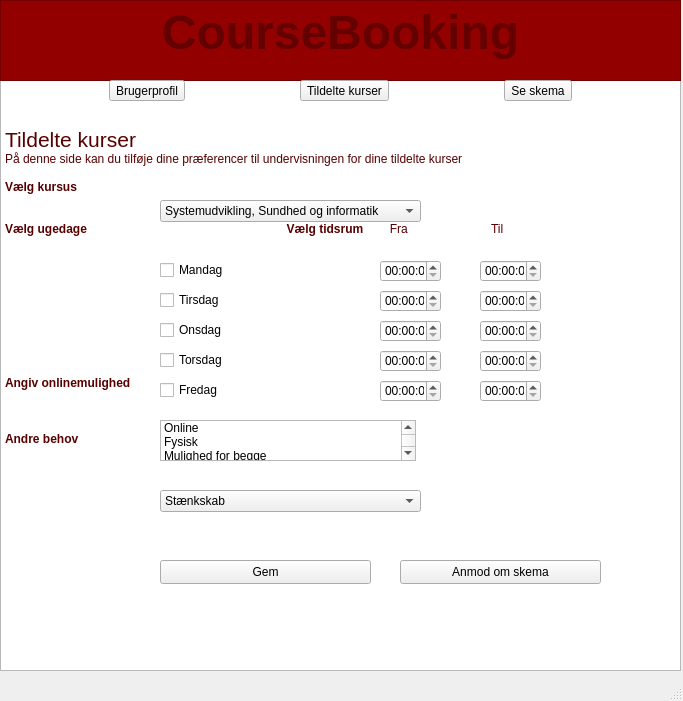
<?xml version="1.0" encoding="UTF-8"?>
<ui version="4.0">
 <class>MainWindow</class>
 <widget class="QMainWindow" name="MainWindow">
  <property name="geometry">
   <rect>
    <x>0</x>
    <y>0</y>
    <width>683</width>
    <height>701</height>
   </rect>
  </property>
  <property name="cursor">
   <cursorShape>BusyCursor</cursorShape>
  </property>
  <property name="windowTitle">
   <string>MainWindow</string>
  </property>
  <widget class="QWidget" name="centralwidget">
   <widget class="QTimeEdit" name="timeEdit">
    <property name="geometry">
     <rect>
      <x>380</x>
      <y>260</y>
      <width>61</width>
      <height>22</height>
     </rect>
    </property>
   </widget>
   <widget class="QComboBox" name="comboBox">
    <property name="geometry">
     <rect>
      <x>160</x>
      <y>490</y>
      <width>261</width>
      <height>22</height>
     </rect>
    </property>
    <property name="cursor">
     <cursorShape>ArrowCursor</cursorShape>
    </property>
    <property name="mouseTracking">
     <bool>false</bool>
    </property>
    <property name="Mandag" stdset="0">
     <string/>
    </property>
    <property name="hey" stdset="0">
     <stringlist/>
    </property>
    <item>
     <property name="text">
      <string>Stænkskab</string>
     </property>
    </item>
   </widget>
   <widget class="QTextEdit" name="textEdit">
    <property name="geometry">
     <rect>
      <x>0</x>
      <y>0</y>
      <width>681</width>
      <height>81</height>
     </rect>
    </property>
    <property name="styleSheet">
     <string notr="true">background-color: rgb(255, 85, 255);
background-color: rgb(147, 0, 0);</string>
    </property>
    <property name="frameShadow">
     <enum>QFrame::Plain</enum>
    </property>
    <property name="midLineWidth">
     <number>5</number>
    </property>
    <property name="html">
     <string>&lt;!DOCTYPE HTML PUBLIC &quot;-//W3C//DTD HTML 4.0//EN&quot; &quot;http://www.w3.org/TR/REC-html40/strict.dtd&quot;&gt;
&lt;html&gt;&lt;head&gt;&lt;meta name=&quot;qrichtext&quot; content=&quot;1&quot; /&gt;&lt;meta charset=&quot;utf-8&quot; /&gt;&lt;style type=&quot;text/css&quot;&gt;
p, li { white-space: pre-wrap; }
&lt;/style&gt;&lt;/head&gt;&lt;body style=&quot; font-family:'Segoe UI'; font-size:9pt; font-weight:400; font-style:normal;&quot;&gt;
&lt;p align=&quot;center&quot; style=&quot; margin-top:0px; margin-bottom:0px; margin-left:0px; margin-right:0px; -qt-block-indent:0; text-indent:0px;&quot;&gt;&lt;span style=&quot; font-size:36pt; font-weight:700; color:#640000;&quot;&gt;CourseBooking&lt;/span&gt;&lt;/p&gt;&lt;/body&gt;&lt;/html&gt;</string>
    </property>
   </widget>
   <widget class="QTextEdit" name="textEdit_2">
    <property name="geometry">
     <rect>
      <x>0</x>
      <y>80</y>
      <width>681</width>
      <height>591</height>
     </rect>
    </property>
    <property name="html">
     <string>&lt;!DOCTYPE HTML PUBLIC &quot;-//W3C//DTD HTML 4.0//EN&quot; &quot;http://www.w3.org/TR/REC-html40/strict.dtd&quot;&gt;
&lt;html&gt;&lt;head&gt;&lt;meta name=&quot;qrichtext&quot; content=&quot;1&quot; /&gt;&lt;meta charset=&quot;utf-8&quot; /&gt;&lt;style type=&quot;text/css&quot;&gt;
p, li { white-space: pre-wrap; }
&lt;/style&gt;&lt;/head&gt;&lt;body style=&quot; font-family:'Segoe UI'; font-size:9pt; font-weight:400; font-style:normal;&quot;&gt;
&lt;p style=&quot;-qt-paragraph-type:empty; margin-top:0px; margin-bottom:0px; margin-left:0px; margin-right:0px; -qt-block-indent:0; text-indent:0px;&quot;&gt;&lt;br /&gt;&lt;/p&gt;
&lt;p style=&quot;-qt-paragraph-type:empty; margin-top:0px; margin-bottom:0px; margin-left:0px; margin-right:0px; -qt-block-indent:0; text-indent:0px; color:#560000;&quot;&gt;&lt;br /&gt;&lt;/p&gt;
&lt;p style=&quot;-qt-paragraph-type:empty; margin-top:0px; margin-bottom:0px; margin-left:0px; margin-right:0px; -qt-block-indent:0; text-indent:0px; color:#560000;&quot;&gt;&lt;br /&gt;&lt;/p&gt;
&lt;p style=&quot; margin-top:0px; margin-bottom:0px; margin-left:0px; margin-right:0px; -qt-block-indent:0; text-indent:0px;&quot;&gt;&lt;span style=&quot; font-size:16pt; color:#560000;&quot;&gt;Tildelte kurser&lt;/span&gt;&lt;/p&gt;
&lt;p style=&quot; margin-top:0px; margin-bottom:0px; margin-left:0px; margin-right:0px; -qt-block-indent:0; text-indent:0px;&quot;&gt;&lt;span style=&quot; color:#560000;&quot;&gt;På denne side kan du tilføje dine præferencer til undervisningen for dine tildelte kurser&lt;/span&gt;&lt;/p&gt;
&lt;p style=&quot;-qt-paragraph-type:empty; margin-top:0px; margin-bottom:0px; margin-left:0px; margin-right:0px; -qt-block-indent:0; text-indent:0px; color:#560000;&quot;&gt;&lt;br /&gt;&lt;/p&gt;
&lt;p style=&quot; margin-top:0px; margin-bottom:0px; margin-left:0px; margin-right:0px; -qt-block-indent:0; text-indent:0px;&quot;&gt;&lt;span style=&quot; font-weight:700; color:#560000;&quot;&gt;Vælg kursus&lt;/span&gt;&lt;/p&gt;
&lt;p style=&quot;-qt-paragraph-type:empty; margin-top:0px; margin-bottom:0px; margin-left:0px; margin-right:0px; -qt-block-indent:0; text-indent:0px; color:#560000;&quot;&gt;&lt;br /&gt;&lt;/p&gt;
&lt;p style=&quot;-qt-paragraph-type:empty; margin-top:0px; margin-bottom:0px; margin-left:0px; margin-right:0px; -qt-block-indent:0; text-indent:0px; color:#560000;&quot;&gt;&lt;br /&gt;&lt;/p&gt;
&lt;p style=&quot; margin-top:0px; margin-bottom:0px; margin-left:0px; margin-right:0px; -qt-block-indent:0; text-indent:0px;&quot;&gt;&lt;span style=&quot; font-weight:700; color:#560000;&quot;&gt;Vælg ugedage                                                            Vælg tidsrum        &lt;/span&gt;&lt;span style=&quot; color:#560000;&quot;&gt;Fra&lt;/span&gt;&lt;span style=&quot; font-weight:700; color:#560000;&quot;&gt;                         &lt;/span&gt;&lt;span style=&quot; color:#560000;&quot;&gt;Til&lt;/span&gt;&lt;/p&gt;
&lt;p style=&quot;-qt-paragraph-type:empty; margin-top:0px; margin-bottom:0px; margin-left:0px; margin-right:0px; -qt-block-indent:0; text-indent:0px; color:#560000;&quot;&gt;&lt;br /&gt;&lt;/p&gt;
&lt;p style=&quot;-qt-paragraph-type:empty; margin-top:0px; margin-bottom:0px; margin-left:0px; margin-right:0px; -qt-block-indent:0; text-indent:0px;&quot;&gt;&lt;br /&gt;&lt;/p&gt;
&lt;p style=&quot;-qt-paragraph-type:empty; margin-top:0px; margin-bottom:0px; margin-left:0px; margin-right:0px; -qt-block-indent:0; text-indent:0px; color:#560000;&quot;&gt;&lt;br /&gt;&lt;/p&gt;
&lt;p style=&quot;-qt-paragraph-type:empty; margin-top:0px; margin-bottom:0px; margin-left:0px; margin-right:0px; -qt-block-indent:0; text-indent:0px; color:#560000;&quot;&gt;&lt;br /&gt;&lt;/p&gt;
&lt;p style=&quot;-qt-paragraph-type:empty; margin-top:0px; margin-bottom:0px; margin-left:0px; margin-right:0px; -qt-block-indent:0; text-indent:0px; color:#560000;&quot;&gt;&lt;br /&gt;&lt;/p&gt;
&lt;p style=&quot;-qt-paragraph-type:empty; margin-top:0px; margin-bottom:0px; margin-left:0px; margin-right:0px; -qt-block-indent:0; text-indent:0px; color:#560000;&quot;&gt;&lt;br /&gt;&lt;/p&gt;
&lt;p style=&quot;-qt-paragraph-type:empty; margin-top:0px; margin-bottom:0px; margin-left:0px; margin-right:0px; -qt-block-indent:0; text-indent:0px; color:#560000;&quot;&gt;&lt;br /&gt;&lt;/p&gt;
&lt;p style=&quot;-qt-paragraph-type:empty; margin-top:0px; margin-bottom:0px; margin-left:0px; margin-right:0px; -qt-block-indent:0; text-indent:0px; color:#560000;&quot;&gt;&lt;br /&gt;&lt;/p&gt;
&lt;p style=&quot;-qt-paragraph-type:empty; margin-top:0px; margin-bottom:0px; margin-left:0px; margin-right:0px; -qt-block-indent:0; text-indent:0px; color:#560000;&quot;&gt;&lt;br /&gt;&lt;/p&gt;
&lt;p style=&quot;-qt-paragraph-type:empty; margin-top:0px; margin-bottom:0px; margin-left:0px; margin-right:0px; -qt-block-indent:0; text-indent:0px; color:#560000;&quot;&gt;&lt;br /&gt;&lt;/p&gt;
&lt;p style=&quot; margin-top:0px; margin-bottom:0px; margin-left:0px; margin-right:0px; -qt-block-indent:0; text-indent:0px;&quot;&gt;&lt;span style=&quot; font-weight:700; color:#560000;&quot;&gt;Angiv onlinemulighed&lt;/span&gt;&lt;/p&gt;
&lt;p style=&quot;-qt-paragraph-type:empty; margin-top:0px; margin-bottom:0px; margin-left:0px; margin-right:0px; -qt-block-indent:0; text-indent:0px; font-weight:700; color:#560000;&quot;&gt;&lt;br /&gt;&lt;/p&gt;
&lt;p style=&quot;-qt-paragraph-type:empty; margin-top:0px; margin-bottom:0px; margin-left:0px; margin-right:0px; -qt-block-indent:0; text-indent:0px; font-weight:700; color:#560000;&quot;&gt;&lt;br /&gt;&lt;/p&gt;
&lt;p style=&quot;-qt-paragraph-type:empty; margin-top:0px; margin-bottom:0px; margin-left:0px; margin-right:0px; -qt-block-indent:0; text-indent:0px; font-weight:700; color:#560000;&quot;&gt;&lt;br /&gt;&lt;/p&gt;
&lt;p style=&quot; margin-top:0px; margin-bottom:0px; margin-left:0px; margin-right:0px; -qt-block-indent:0; text-indent:0px;&quot;&gt;&lt;span style=&quot; font-weight:700; color:#560000;&quot;&gt;Andre behov&lt;/span&gt;&lt;/p&gt;&lt;/body&gt;&lt;/html&gt;</string>
    </property>
   </widget>
   <widget class="QWidget" name="horizontalLayoutWidget">
    <property name="geometry">
     <rect>
      <x>0</x>
      <y>80</y>
      <width>681</width>
      <height>21</height>
     </rect>
    </property>
    <layout class="QHBoxLayout" name="horizontalLayout">
     <item>
      <widget class="QToolButton" name="toolButton_2">
       <property name="text">
        <string>Brugerprofil</string>
       </property>
      </widget>
     </item>
     <item>
      <widget class="QToolButton" name="toolButton_3">
       <property name="text">
        <string>Tildelte kurser</string>
       </property>
      </widget>
     </item>
     <item>
      <widget class="QToolButton" name="toolButton">
       <property name="text">
        <string>Se skema</string>
       </property>
      </widget>
     </item>
    </layout>
   </widget>
   <widget class="QPushButton" name="pushButton">
    <property name="geometry">
     <rect>
      <x>160</x>
      <y>560</y>
      <width>211</width>
      <height>24</height>
     </rect>
    </property>
    <property name="text">
     <string>Gem</string>
    </property>
   </widget>
   <widget class="QPushButton" name="pushButton_2">
    <property name="geometry">
     <rect>
      <x>400</x>
      <y>560</y>
      <width>201</width>
      <height>24</height>
     </rect>
    </property>
    <property name="text">
     <string>Anmod om skema</string>
    </property>
   </widget>
   <widget class="QComboBox" name="comboBox_2">
    <property name="geometry">
     <rect>
      <x>160</x>
      <y>200</y>
      <width>261</width>
      <height>22</height>
     </rect>
    </property>
    <property name="cursor">
     <cursorShape>ArrowCursor</cursorShape>
    </property>
    <property name="mouseTracking">
     <bool>false</bool>
    </property>
    <property name="Mandag" stdset="0">
     <string/>
    </property>
    <property name="hey" stdset="0">
     <stringlist/>
    </property>
    <item>
     <property name="text">
      <string>Systemudvikling, Sundhed og informatik</string>
     </property>
    </item>
   </widget>
   <widget class="QCheckBox" name="checkBox">
    <property name="geometry">
     <rect>
      <x>160</x>
      <y>260</y>
      <width>75</width>
      <height>20</height>
     </rect>
    </property>
    <property name="text">
     <string>Mandag</string>
    </property>
   </widget>
   <widget class="QCheckBox" name="checkBox_2">
    <property name="geometry">
     <rect>
      <x>160</x>
      <y>380</y>
      <width>75</width>
      <height>20</height>
     </rect>
    </property>
    <property name="text">
     <string>Fredag</string>
    </property>
   </widget>
   <widget class="QCheckBox" name="checkBox_3">
    <property name="geometry">
     <rect>
      <x>160</x>
      <y>290</y>
      <width>75</width>
      <height>20</height>
     </rect>
    </property>
    <property name="text">
     <string>Tirsdag</string>
    </property>
   </widget>
   <widget class="QCheckBox" name="checkBox_4">
    <property name="geometry">
     <rect>
      <x>160</x>
      <y>320</y>
      <width>75</width>
      <height>20</height>
     </rect>
    </property>
    <property name="text">
     <string>Onsdag</string>
    </property>
   </widget>
   <widget class="QCheckBox" name="checkBox_5">
    <property name="geometry">
     <rect>
      <x>160</x>
      <y>350</y>
      <width>75</width>
      <height>20</height>
     </rect>
    </property>
    <property name="text">
     <string>Torsdag</string>
    </property>
   </widget>
   <widget class="QTimeEdit" name="timeEdit_3">
    <property name="geometry">
     <rect>
      <x>380</x>
      <y>290</y>
      <width>61</width>
      <height>22</height>
     </rect>
    </property>
   </widget>
   <widget class="QTimeEdit" name="timeEdit_4">
    <property name="geometry">
     <rect>
      <x>380</x>
      <y>320</y>
      <width>61</width>
      <height>22</height>
     </rect>
    </property>
   </widget>
   <widget class="QTimeEdit" name="timeEdit_5">
    <property name="geometry">
     <rect>
      <x>380</x>
      <y>350</y>
      <width>61</width>
      <height>22</height>
     </rect>
    </property>
   </widget>
   <widget class="QTimeEdit" name="timeEdit_6">
    <property name="geometry">
     <rect>
      <x>380</x>
      <y>380</y>
      <width>61</width>
      <height>22</height>
     </rect>
    </property>
   </widget>
   <widget class="QTimeEdit" name="timeEdit_7">
    <property name="geometry">
     <rect>
      <x>480</x>
      <y>260</y>
      <width>61</width>
      <height>22</height>
     </rect>
    </property>
   </widget>
   <widget class="QTimeEdit" name="timeEdit_2">
    <property name="geometry">
     <rect>
      <x>480</x>
      <y>290</y>
      <width>61</width>
      <height>22</height>
     </rect>
    </property>
   </widget>
   <widget class="QTimeEdit" name="timeEdit_8">
    <property name="geometry">
     <rect>
      <x>480</x>
      <y>320</y>
      <width>61</width>
      <height>22</height>
     </rect>
    </property>
   </widget>
   <widget class="QTimeEdit" name="timeEdit_9">
    <property name="geometry">
     <rect>
      <x>480</x>
      <y>350</y>
      <width>61</width>
      <height>22</height>
     </rect>
    </property>
   </widget>
   <widget class="QTimeEdit" name="timeEdit_10">
    <property name="geometry">
     <rect>
      <x>480</x>
      <y>380</y>
      <width>61</width>
      <height>22</height>
     </rect>
    </property>
   </widget>
   <widget class="QListWidget" name="listWidget">
    <property name="geometry">
     <rect>
      <x>160</x>
      <y>420</y>
      <width>256</width>
      <height>41</height>
     </rect>
    </property>
    <item>
     <property name="text">
      <string>Online</string>
     </property>
    </item>
    <item>
     <property name="text">
      <string>Fysisk</string>
     </property>
    </item>
    <item>
     <property name="text">
      <string>Mulighed for begge</string>
     </property>
    </item>
   </widget>
   <zorder>textEdit_2</zorder>
   <zorder>textEdit</zorder>
   <zorder>timeEdit</zorder>
   <zorder>comboBox</zorder>
   <zorder>horizontalLayoutWidget</zorder>
   <zorder>pushButton</zorder>
   <zorder>pushButton_2</zorder>
   <zorder>comboBox_2</zorder>
   <zorder>checkBox</zorder>
   <zorder>checkBox_2</zorder>
   <zorder>checkBox_3</zorder>
   <zorder>checkBox_4</zorder>
   <zorder>checkBox_5</zorder>
   <zorder>timeEdit_3</zorder>
   <zorder>timeEdit_4</zorder>
   <zorder>timeEdit_5</zorder>
   <zorder>timeEdit_6</zorder>
   <zorder>timeEdit_7</zorder>
   <zorder>timeEdit_2</zorder>
   <zorder>timeEdit_8</zorder>
   <zorder>timeEdit_9</zorder>
   <zorder>timeEdit_10</zorder>
   <zorder>listWidget</zorder>
  </widget>
  <widget class="QMenuBar" name="menubar">
   <property name="geometry">
    <rect>
     <x>0</x>
     <y>0</y>
     <width>683</width>
     <height>22</height>
    </rect>
   </property>
  </widget>
  <widget class="QStatusBar" name="statusbar"/>
 </widget>
 <resources/>
 <connections/>
</ui>
